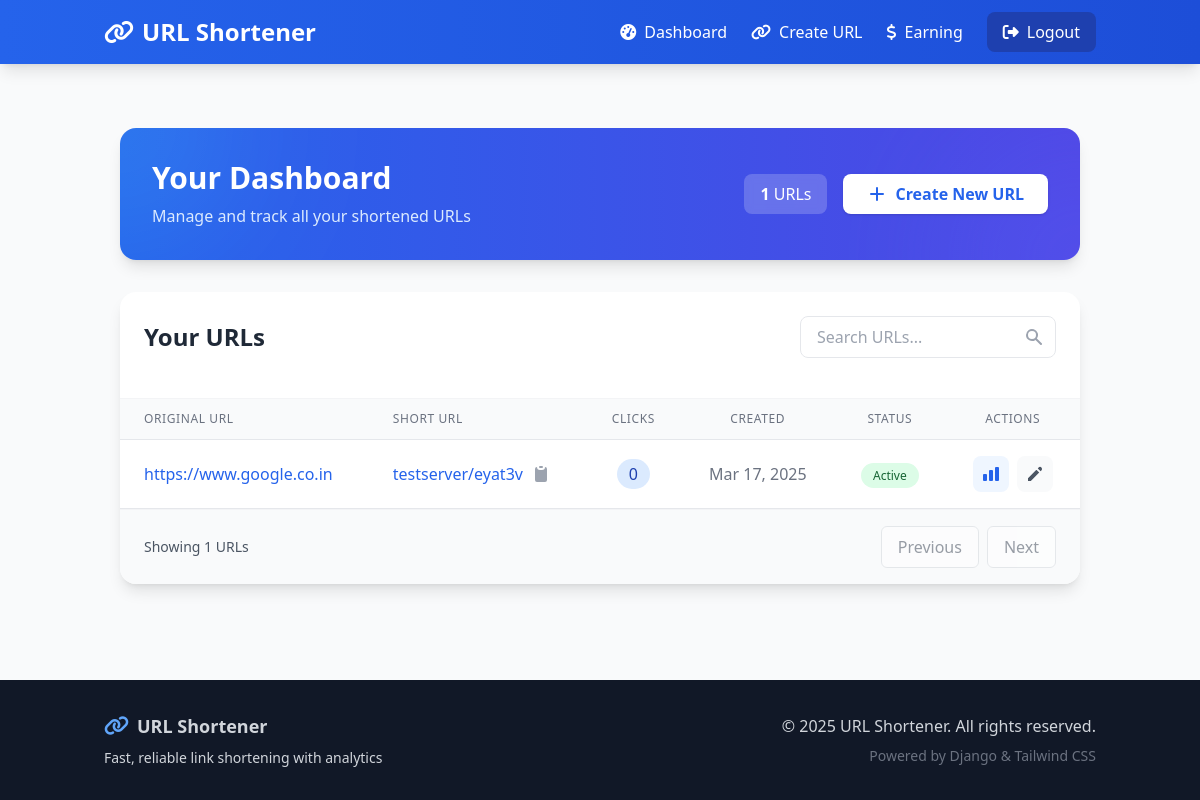
Page /dashboard/ (signed in) on the earlier database version.
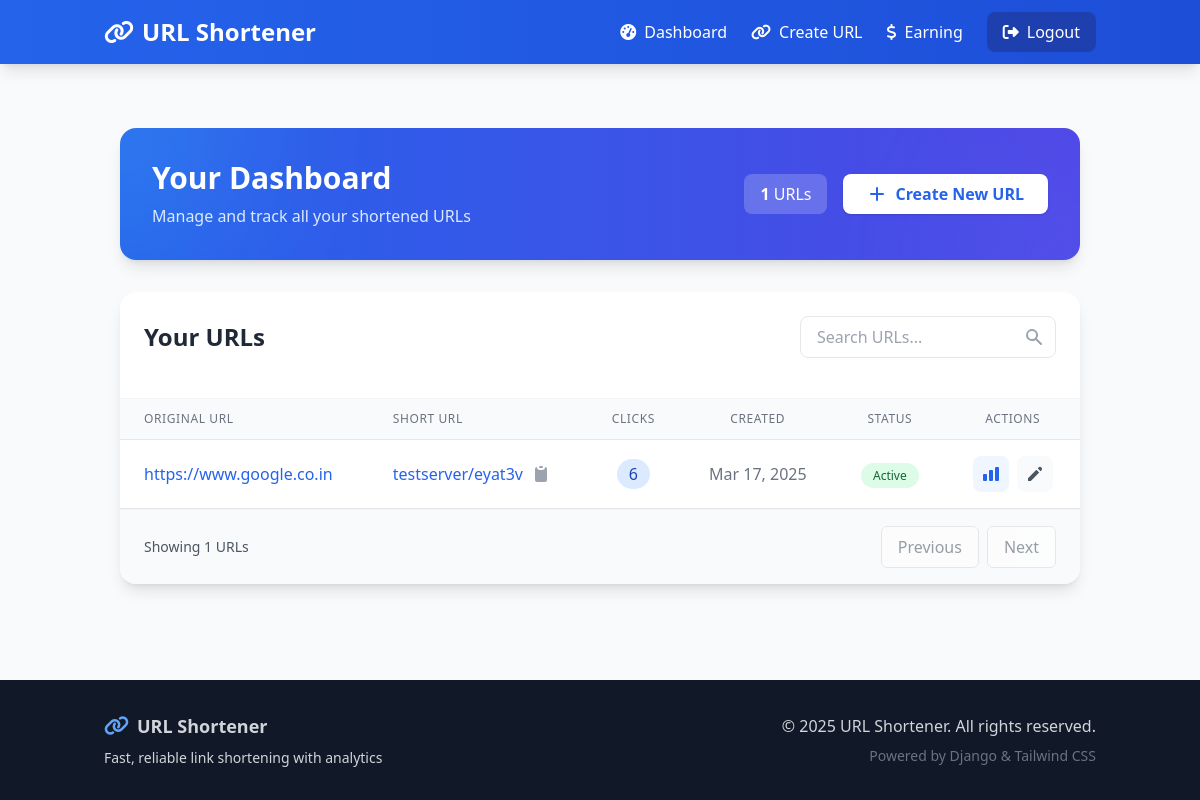
Same page on the later database version.
### shortener/models.py (models this page shows, shortened)
class Url(models.Model):
    user = models.ForeignKey(User, on_delete=models.CASCADE)
    original_url = models.URLField(max_length=2000)
    short_code = models.CharField(max_length=10, unique=True)
    created_date = models.DateTimeField(auto_now_add=True)
    active = models.BooleanField(default=True)
    clicks = models.IntegerField(default=0)
    interstitial1_title = models.CharField(max_length=100, default="Please wait...")
    interstitial1_message = models.TextField(default="Your link is being processed. You'll be redirected shortly.")
    interstitial1_wait_time = models.IntegerField(default=5)  # seconds
    interstitial1_background = ColorField(default='#ffffff')
    interstitial1_text_color = ColorField(default='#000000')
    interstitial2_title = models.CharField(max_length=100, default="Almost there...")
    interstitial2_message = models.TextField(default="Just one more step before you reach your destination.")
    interstitial2_wait_time = models.IntegerField(default=5)  # seconds
    interstitial2_background = ColorField(default='#ffffff')
    interstitial2_text_color = ColorField(default='#000000')

### shortener/views.py (the view)
# urls.py: path('dashboard/', views.dashboard, name='dashboard'),
@login_required
def dashboard(request):
    urls = Url.objects.filter(user=request.user).order_by('-created_date')
    return render(request, 'dashboard.html', {'urls': urls})

### shortener/templates/dashboard.html (shortened to what the changed rows need)
{% extends 'base.html' %}
{% block content %}
<div class="max-w-6xl mx-auto px-4 py-8">
    <div class="bg-gradient-to-r from-blue-600 to-indigo-600 rounded-2xl shadow-lg mb-8 overflow-hidden relative">
        <div class="relative p-8 flex flex-col md:flex-row justify-between items-center">
            <div class="mb-4 md:mb-0">
                <h1 class="text-3xl font-bold text-white">Your Dashboard</h1>
            </div>
        </div>
    </div>
    <div class="bg-white rounded-2xl shadow-lg overflow-hidden transform transition-all duration-500 hover:shadow-xl">
        {% if urls %}
            <div class="p-6 border-b border-gray-100">
                <div class="flex flex-col md:flex-row justify-between items-center mb-4">
                    <h2 class="text-2xl font-bold text-gray-800 mb-4 md:mb-0">Your URLs</h2>
                </div>
            </div>
            <div class="overflow-x-auto">
                <table class="min-w-full bg-white">
                    <thead>
                        <tr class="bg-gray-50">
                            <th class="py-3 px-6 border-b text-left text-xs font-medium text-gray-500 uppercase tracking-wider">Original URL</th>
                            <th class="py-3 px-6 border-b text-left text-xs font-medium text-gray-500 uppercase tracking-wider">Short URL</th>
                            <th class="py-3 px-6 border-b text-center text-xs font-medium text-gray-500 uppercase tracking-wider">Clicks</th>
                            <th class="py-3 px-6 border-b text-center text-xs font-medium text-gray-500 uppercase tracking-wider">Created</th>
                            <th class="py-3 px-6 border-b text-center text-xs font-medium text-gray-500 uppercase tracking-wider">Status</th>
                            <th class="py-3 px-6 border-b text-center text-xs font-medium text-gray-500 uppercase tracking-wider">Actions</th>
                        </tr>
                    </thead>
                    <tbody class="divide-y divide-gray-100">
                        {% for url in urls %}
                            <tr class="hover:bg-blue-50 transition-colors duration-200">
                                <td class="py-4 px-6 border-b truncate max-w-xs">
                                    <a href="{{ url.original_url }}" class="text-blue-600 hover:text-blue-800 hover:underline transition-colors duration-200" target="_blank" title="{{ url.original_url }}">
                                        {{ url.original_url|truncatechars:50 }}
                                    </a>
                                </td>
                                <td class="py-4 px-6 border-b">
                                    <div class="flex items-center">
                                        <a href="{% url 'redirect' url.short_code %}" class="text-blue-600 hover:text-blue-800 hover:underline transition-colors duration-200 mr-2" target="_blank">
                                            {{ request.get_host }}/{{ url.short_code }}
                                        </a>
                                        <button onclick="copyToClipboard('{{ request.get_host }}/{{ url.short_code }}')" class="text-gray-400 hover:text-gray-600 focus:outline-none" title="Copy to clipboard">
                                            <svg xmlns="http://www.w3.org/2000/svg" class="h-5 w-5" viewBox="0 0 20 20" fill="currentColor">
                                                <path d="M8 3a1 1 0 011-1h2a1 1 0 110 2H9a1 1 0 01-1-1z" />
                                                <path d="M6 3a2 2 0 00-2 2v11a2 2 0 002 2h8a2 2 0 002-2V5a2 2 0 00-2-2 3 3 0 01-3 3H9a3 3 0 01-3-3z" />
                                            </svg>
                                        </button>
                                    </div>
                                </td>
                                <td class="py-4 px-6 border-b text-center">
                                    <span class="px-3 py-1 bg-blue-100 text-blue-800 rounded-full font-medium">{{ url.clicks }}</span>
                                </td>
                                <td class="py-4 px-6 border-b text-center text-gray-500">{{ url.created_date|date:"M d, Y" }}</td>
                                <td class="py-4 px-6 border-b text-center">
                                    {% if url.active %}
                                        <span class="px-3 py-1 bg-green-100 text-green-800 rounded-full text-xs font-medium">Active</span>
                                    {% else %}
                                        <span class="px-3 py-1 bg-red-100 text-red-800 rounded-full text-xs font-medium">Inactive</span>
                                    {% endif %}
                                </td>
                                <td class="py-4 px-6 border-b text-center">
                                    <div class="flex items-center justify-center space-x-2">
                                        <a href="{% url 'url_stats' url.short_code %}" class="p-2 bg-blue-50 text-blue-600 hover:bg-blue-100 rounded-lg transition-colors duration-200 flex items-center" title="View Statistics">
                                            <svg xmlns="http://www.w3.org/2000/svg" class="h-5 w-5" viewBox="0 0 20 20" fill="currentColor">
                                                <path d="M2 11a1 1 0 011-1h2a1 1 0 011 1v5a1 1 0 01-1 1H3a1 1 0 01-1-1v-5zM8 7a1 1 0 011-1h2a1 1 0 011 1v9a1 1 0 01-1 1H9a1 1 0 01-1-1V7zM14 4a1 1 0 011-1h2a1 1 0 011 1v12a1 1 0 01-1 1h-2a1 1 0 01-1-1V4z" />
                                            </svg>
                                        </a>
                                        <button class="p-2 bg-gray-50 text-gray-600 hover:bg-gray-100 rounded-lg transition-colors duration-200" title="Edit URL">
                                            <svg xmlns="http://www.w3.org/2000/svg" class="h-5 w-5" viewBox="0 0 20 20" fill="currentColor">
                                                <path d="M13.586 3.586a2 2 0 112.828 2.828l-.793.793-2.828-2.828.793-.793zM11.379 5.793L3 14.172V17h2.828l8.38-8.379-2.83-2.828z" />
                                            </svg>
                                        </button>
                                    </div>
                                </td>
                            </tr>
                        {% endfor %}
                    </tbody>
                </table>
            </div>
        {% endif %}
    </div>
</div>
{% endblock %}

Differences in the rows shown:
changed Url "https://www.google.co.in": clicks "0" → "6"
